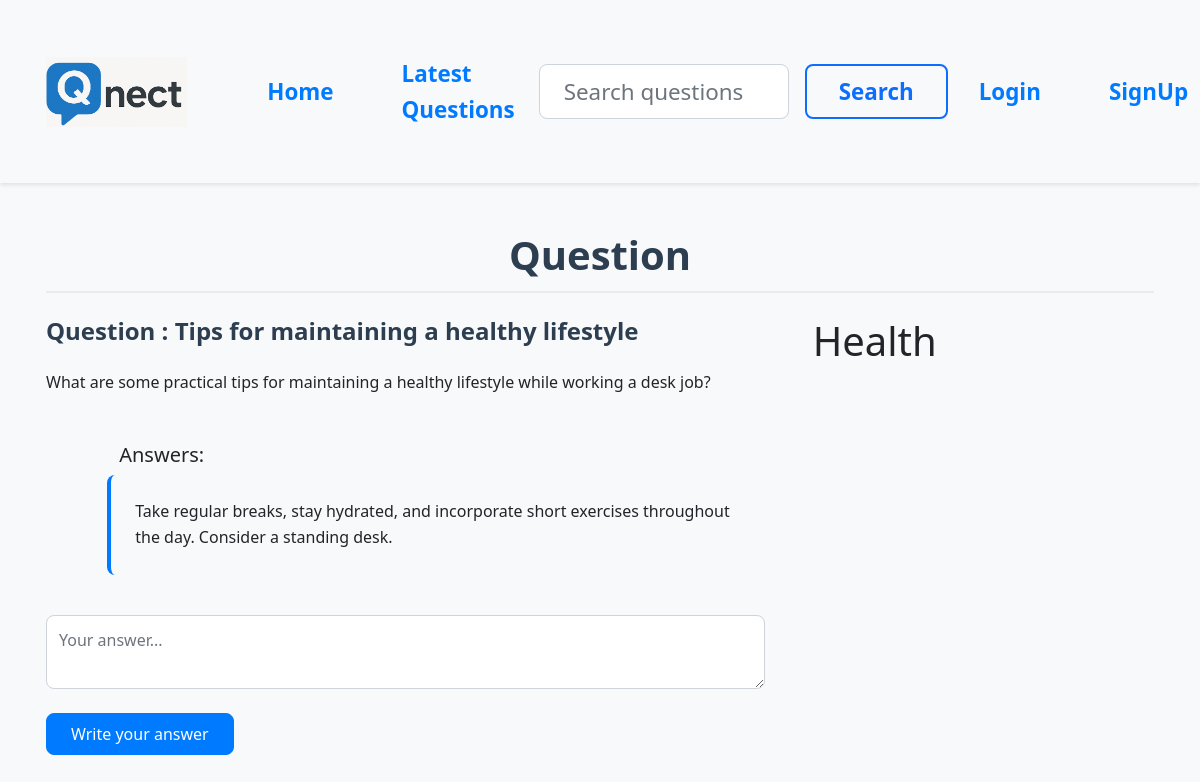
/?q-id=3, run on the app's committed database.
### tables this page shows
CREATE TABLE IF NOT EXISTS `questions` (
  `id` int(11) NOT NULL AUTO_INCREMENT,
  `title` varchar(255) NOT NULL,
  `description` text NOT NULL,
  `category_id` int(11) NOT NULL,
  `user_id` int(11) NOT NULL,
  PRIMARY KEY (`id`),
  KEY `category_id` (`category_id`),
  KEY `user_id` (`user_id`),
  CONSTRAINT `questions_ibfk_1` FOREIGN KEY (`category_id`) REFERENCES `category` (`id`) ON DELETE CASCADE,
  CONSTRAINT `questions_ibfk_2` FOREIGN KEY (`user_id`) REFERENCES `users` (`id`) ON DELETE CASCADE
);

CREATE TABLE IF NOT EXISTS `answers` (
  `id` int(11) NOT NULL AUTO_INCREMENT,
  `answer` text NOT NULL,
  `question_id` int(11) NOT NULL,
  `user_id` int(11) NOT NULL,
  PRIMARY KEY (`id`),
  KEY `question_id` (`question_id`),
  KEY `user_id` (`user_id`),
  CONSTRAINT `answers_ibfk_1` FOREIGN KEY (`question_id`) REFERENCES `questions` (`id`) ON DELETE CASCADE,
  CONSTRAINT `answers_ibfk_2` FOREIGN KEY (`user_id`) REFERENCES `users` (`id`) ON DELETE CASCADE
);

CREATE TABLE IF NOT EXISTS `category` (
  `id` int(11) NOT NULL AUTO_INCREMENT,
  `name` varchar(255) NOT NULL,
  PRIMARY KEY (`id`)
);

### client/question-details.php (the view, shortened to what this page needs)
<div class="container">
    <h1 class="heading">Question</h1>
    <div class="row">
        <div class="col-8">
            <?php
            include("./common/db.php");
            $query = "select * from questions where id =$qid";
            $result = $conn->query($query);
            $row = $result->fetch_assoc();
            $cid = $row['category_id'];
            echo "<h4 class='margin-bottom-15 question-title'>Question : " . $row['title'] . "</h4>
    <p class='margin-bottom-15'>" . $row['description'] . "</p>";
            include("answers.php");
            ?>
            <form action="./server/requests.php" method="post">
                <textarea name="answer" class="form-control margin-bottom-15" placeholder="Your answer..."></textarea>
                <button class="btn btn-primary">Write your answer</button>
            </form>
        </div>
        <div class="col-4">
            <?php
            $categoryQuery = "select name from category where id=$cid";
            $categoryResult = $conn->query($categoryQuery);
            $categoryRow = $categoryResult->fetch_assoc();
            echo "<h1>" . ucfirst($categoryRow['name']) . "</h1>";
            ?>
        </div>
    </div>
</div>

### client/answers.php
<div class="container">
    <div class="offset-sm-1">
<h5>Answers:</h5>
<?php
$query="select * from answers where question_id=$qid";
$result= $conn->query($query);
foreach ($result as $row) {
    $answer= $row['answer'];
echo "<div class='row'>
<p class='answer-wrapper'>$answer</p>
</div>";
}
?>
</div>
</div>

### public/style.css (style rules this page uses)
body { background-color: #f8f9fa; font-family: 'Segoe UI', Tahoma, Geneva, Verdana, sans-serif; line-height: 1.6; }
.heading { text-align: center; color: #2c3e50; margin-bottom: 1.5rem; font-weight: 600; padding-bottom: 0.75rem; border-bottom: 2px solid #e9ecef; }
.form-control { border-radius: 0.5rem; padding: 0.75rem; border: 1px solid #ced4da; margin-bottom: 1.5rem; }
.btn { padding: 0.5rem 1.5rem; border-radius: 0.5rem; font-weight: 500; transition: all 0.3s ease; }
.btn-primary { background-color: #007bff; border-color: #007bff; }
.answer-wrapper { background-color: #f8f9fa; border-radius: 0.5rem; padding: 1.5rem; margin-bottom: 1rem; border-left: 4px solid #007bff; }
.container { padding: 1.5rem 1rem; }
.col-8 { padding-right: 1.5rem; }
.col-4 { padding-left: 1.5rem; }
.question-title { color: #2c3e50; font-size: 1.5rem; margin-bottom: 1.5rem; font-weight: 600; }
.margin-bottom-15 { margin-bottom: 1.5rem; }

### data on the page
questions: title "Tips for maintaining a healthy lifestyle", description "What are some practical tips for maintaining a healthy lifestyle while working a desk job?"
answers: answer "Take regular breaks, stay hydrated, and incorporate short exercises throughout the day. Consider a standing desk."
category: name "Health"
